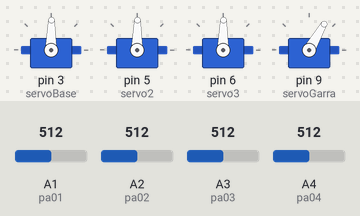
Bench run of a sketch on a simulated Arduino Uno, built with avr-gcc and run on an emulated ATmega328P. Shown: 4 × servo. The test bench sets the inputs (shaded band); at power-on: A1 (pa01) = 512, A2 (pa02) = 512, A3 (pa03) = 512, A4 (pa04) = 512.

Above: at 1.2 s.
1.3 s: A1 (pa01) set to 716
At 2.5 s:
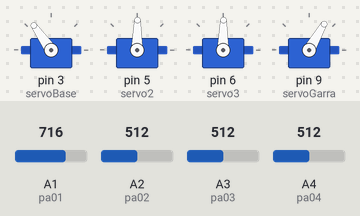
2.8 s: A2 (pa02) set to 716
At 3.8 s:
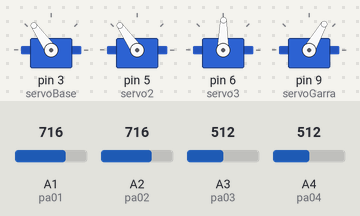
4.3 s: A3 (pa03) set to 716
At 5.0 s:
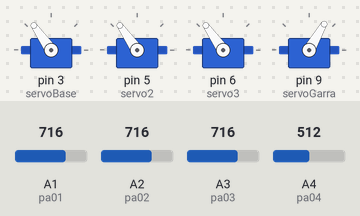
5.8 s: A4 (pa04) set to 716
At 6.2 s:
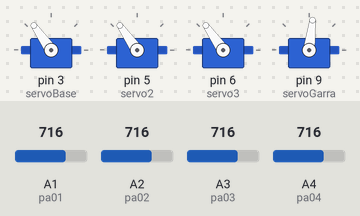
7.3 s: A1 (pa01) set to 992
At 8.5 s:
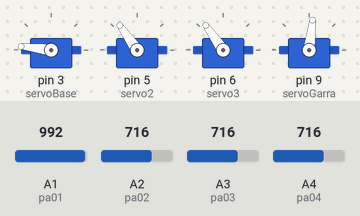
8.8 s: A2 (pa02) set to 992
At 9.6 s:
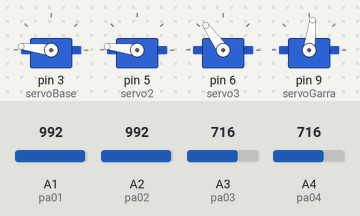
Timing chart, 0 to 11.3 s (numbered marks = the images above; inputs shaded):
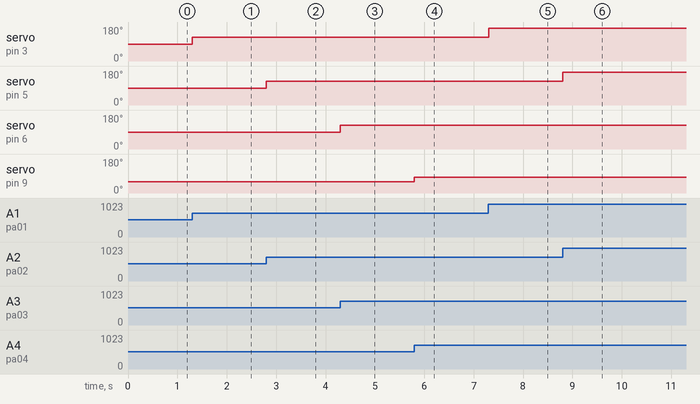

The sketch:

garra.ino
```cpp
 #include <Servo.h> //importa a biblioteca do servo

//CÓDIGO OFC DO ARDUINO DAY Q FUNCIONA
  Servo servoBase;
  Servo servo2; //variável do servo
  Servo servo3;
  Servo servoGarra;

  #define pa01 A1 //PONTO E VIRGULA NAO EXISTE EM BGL DE #DEFINE
  #define pa02 A2
  #define pa03 A3
  #define pa04 A4

  int angServoBase;
  int angServo2;
  int angServo3;
  int angServoGarra;

 void setup() {
  // put your setup code here, to run once:
  Serial.begin(9600);

  //portas digitais
  servoBase.attach(3);//base
  servo2.attach(5);//2
  servo3.attach(6);//3
  servoGarra.attach(9);
  }

void loop() {
  // put your main code here, to run repeatedly:
  angServoBase = map(analogRead(pa01), 0, 1023, 0, 179);
  angServo2 = map(analogRead(pa02), 0, 1023, 0, 179); // ("minimo e maximo do potenciometro", "minimo e maximo do servo")
  angServo3 = map(analogRead(pa03), 0, 1023, 0, 179);
  angServoGarra = map(analogRead(pa04), 0, 1023, 0, 120);

  servoBase.write(angServoBase);
  servo2.write(angServo2);
  servo3.write(angServo3);
  servoGarra.write(angServoGarra);
  //delay(100);
}
```

Measured:
- after the input at 1.3 s, servo on pin 3 (servoBase): 89° → 125° at once
- after the input at 2.8 s, servo on pin 5 (servo2): 89° → 125° at once
- after the input at 4.3 s, servo on pin 6 (servo3): 89° → 125° at once
- after the input at 5.8 s, servo on pin 9 (servoGarra): 60° → 83° at once
- after the input at 7.3 s, servo on pin 3 (servoBase): 125° → 173° at once
- after the input at 8.8 s, servo on pin 5 (servo2): 125° → 173° at once
